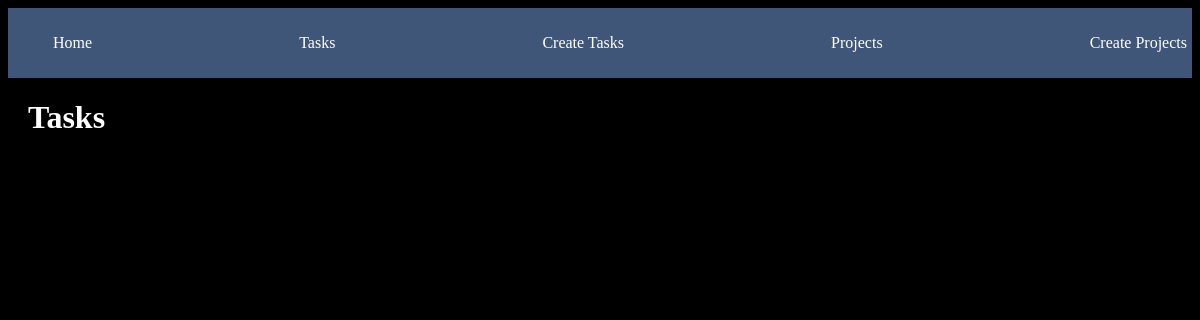
The page /tasks/ on the database as committed earlier.
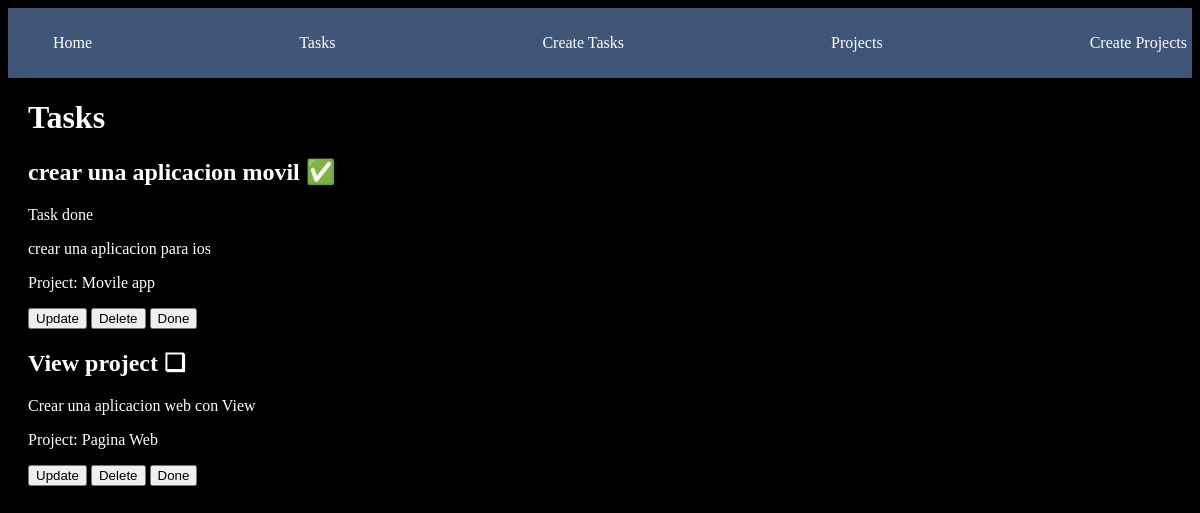
The same page on the database as committed later.
### myapp/models.py (models this page shows, shortened)
class Tasks(models.Model):
    title = models.CharField(max_length=200)
    description = models.TextField()
    project = models.ForeignKey(Project, on_delete=models.CASCADE)
    done = models.BooleanField(default=False)

class Project(models.Model):
    name = models.CharField(max_length=200)

### myapp/views.py (the view)
# urls.py: path('tasks/', views.tasks, name='tasks'),
def tasks(request):
    tasks_list = Tasks.objects.all()
    return render(request,"tasks/tasks.html", {
        "tasks": tasks_list
    })

### myapp/templates/tasks/tasks.html
{%extends 'layouts/base.html'%}
{%block content%}
<h1>Tasks</h1>
{% for task in tasks %}
<div>
    <h2>{{task.title}} {%if task.done%}✅{%else%}❏{%endif%}</h2>
    {%if task.done%}
    <p>Task done</p>
    {%endif%}
    <p>{{task.description}}</p>
    <p>Project: {{task.project.name}}</p>
    <button>
        Update
    </button>
    <button>
        Delete
    </button>
    <button>
        Done
    </button>
</div>
{% endfor %}
{%endblock%}

### myapp/templates/layouts/base.html (shortened to what this page needs)
{%load static%}
<!DOCTYPE html>
<html lang="en">
<head>
    <link rel="stylesheet" href="{%static '/styles/main.css'%}">
</head>
<body>
    <nav class="navbar">
        <ul>
            <li>
                <a href="/">Home</a>
            </li>
            <li>
                <a href="{% url 'tasks' %}">Tasks</a>
            </li>
            <li>
                <a href="/create_tasks">Create Tasks</a>
            </li>
            <li>
                <a href="{% url 'projects'%}">Projects</a>
            </li>
            <li>
                <a href="/create_projects">Create Projects</a>
            </li>
        </ul>
    </nav>
<main class="container">
    {%block content%}
    {%endblock%}
</main>
</body>
</html>

### myapp/static/styles/main.css (style rules this page uses)
body { background-color: black; color: white; }
.navbar { background: #405678; padding: 10px 5px; }
.navbar ul { display: flex; justify-content: space-between; }
.navbar ul li { list-style: none; }
.navbar ul li a { color: white; text-decoration: none; }
.container { max-width: 1200px; margin: auto; padding: 0px 20px; }

Rows that differ between the two databases and show on the page:
added Tasks: title "crear una aplicacion movil", done "Task done", description "crear una aplicacion para ios", project.name "Movile app"
added Tasks: title "View project", description "Crear una aplicacion web con View", project.name "Pagina Web"
